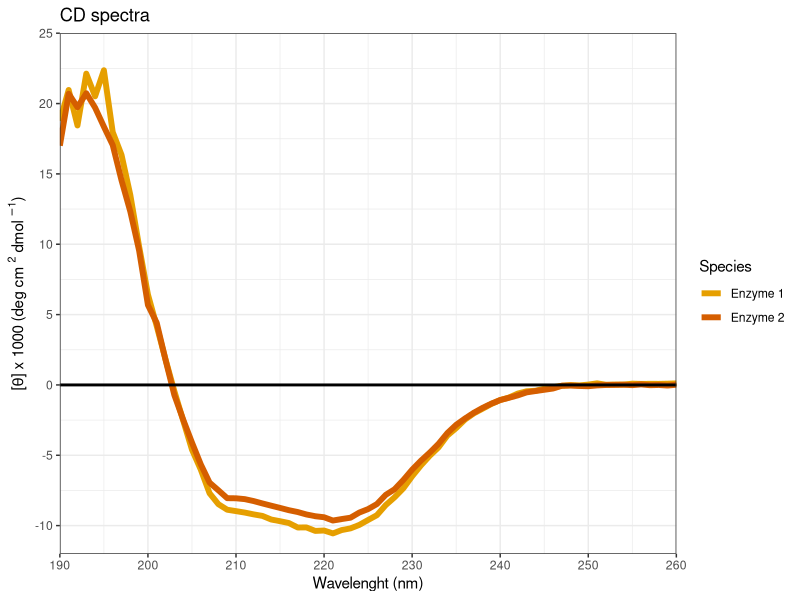
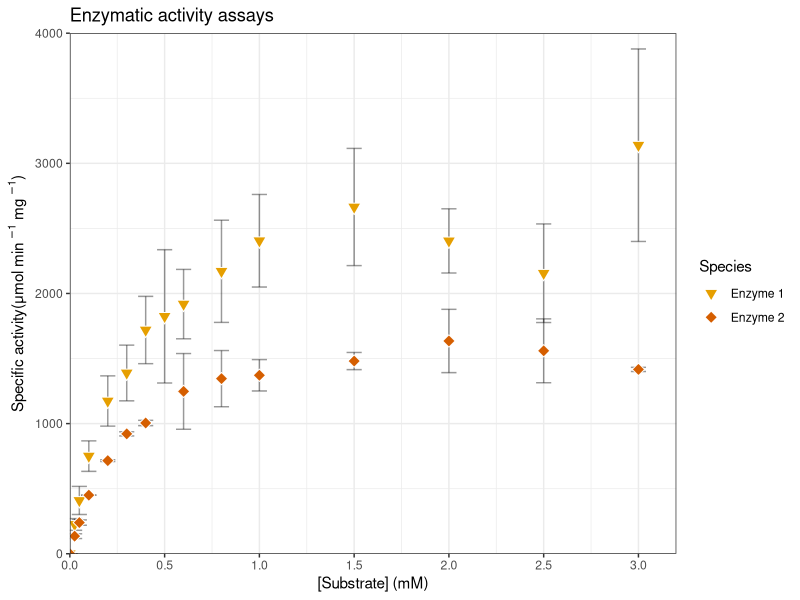
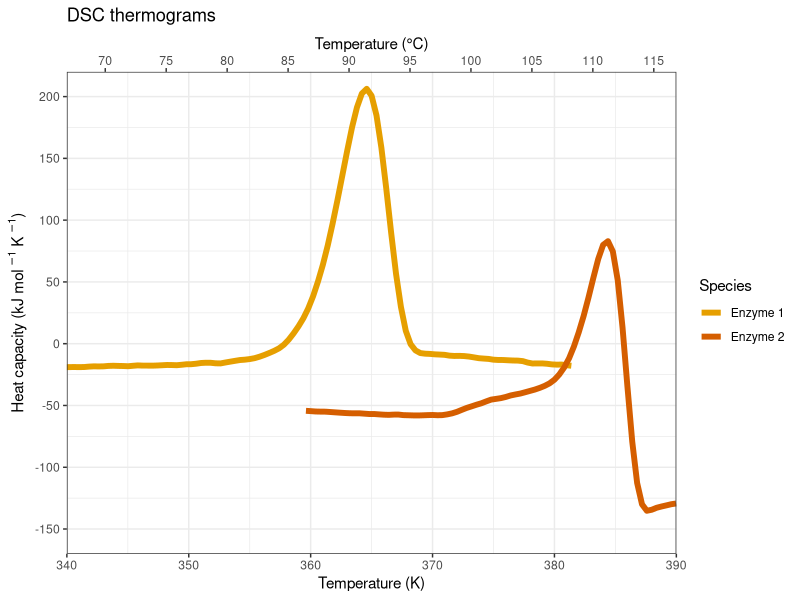
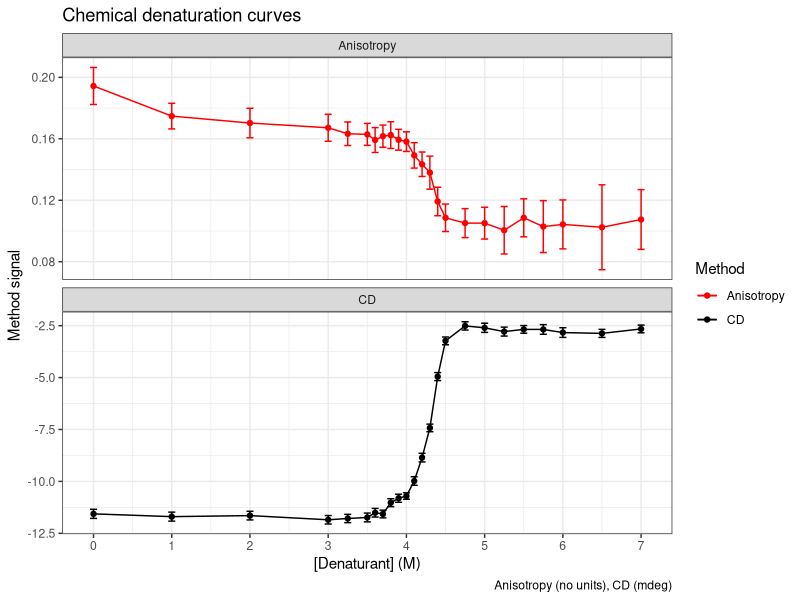

Here is the R script that generated these plots, in order:
## ---- chunk 1
knitr::opts_chunk$set(echo = TRUE)
## ---- chunk 2
library("readr")
library("readxl")
library("ggplot2")
theme_set(theme_bw())
## ---- chunk 3

#I choose some colors and shapes for each species beforehand from a colorblind-friendly palette. To simplify the scripts, here are some vectors for it
colorg <- c("#E69F00","#D55E00")
shapeg <- c(25, 23)

dc_data <- read.table("data/dichroism.txt", 
                      header = TRUE, 
                      sep = "/", 
                      stringsAsFactors = FALSE)

#CD data, Mean Residue Ellipticity ([theta]), is usually divided by 1000 to facilitate visualization
dc_data$Ellip_mod <- dc_data$Ellipticity / 1000

ggplot(data = dc_data, mapping = aes(x = Wavelength, y = Ellip_mod, color = Species, shape = Species)) +
  geom_line(size = 2) +
  geom_hline(yintercept = 0, size = 1) + #to add the reference line in y = 0
  scale_color_manual(values = colorg) +
  labs(title = "CD spectra",
       x = "Wavelenght (nm)",
       y = expression(paste("[",theta,"] x 1000 (deg cm "^{2}, " dmol "^{-1}, ")"))) + #{} are used to write things in superscripts, `expression()` also serves to add greek letters
  coord_cartesian(xlim = c(190, 260), ylim = c(-12, 25), expand = FALSE) + #To zoom the data accordingly
  #To specify the spacing between ticks
  scale_x_continuous(breaks = seq(190, 260, 10)) +
  scale_y_continuous(breaks = seq(-15, 25, 5))
## ---- chunk 4
cat_data <- read.delim("data/catalysis.txt", 
                       header = TRUE, 
                       stringsAsFactors = FALSE)

ggplot(data = cat_data, mapping = aes(x = Substrate, y = Specific.activity, fill = Species, shape = Species)) +
    geom_errorbar(aes(ymin = Specific.activity-SD, ymax = Specific.activity+SD), width = 0.08, alpha = 0.4) + #A good chance to practice the Stat chapter of DataCamp
  geom_point(color = "white", size = 3) +
  scale_fill_manual(values = colorg) + #Not color, but fill, serves the same purpose though.
  scale_shape_manual(values = shapeg) +
  labs(title = "Enzymatic activity assays",
       x = "[Substrate] (mM)",
       y = expression(paste("Specific activity(\u03bcmol min "^{-1}, " mg "^{-1},")"))) + #\u03bc is the greek letter micro in Unicode
  coord_cartesian(xlim = c(0, 3.2), ylim = c(0, 4000), expand = FALSE) +
  scale_x_continuous(breaks = seq(0, 3, 0.5)) +
  scale_y_continuous(breaks = seq(0, 4000, 1000))
## ---- chunk 5

names <- c("temp", "heat_cap", "Species")
dsc_data <- read_csv("data/calorimetry.csv", skip = 1, col_names = names) #It already has the column names in the first row, but I wanted to play a little bit

ggplot(data = dsc_data, mapping = aes(x = temp, y = heat_cap, color = Species)) +
  geom_line(size = 2) +
  scale_color_manual(values = colorg) + 
  labs(title = "DSC thermograms",
       x = "Temperature (K)",
       y = expression(paste("Heat capacity (kJ mol "^{-1}, " K "^{-1}, ")"))) +
  scale_x_continuous(sec.axis = sec_axis(~.-273.15, name = "Temperature (°C)", breaks = seq(70, 115, 5))) + #A good example of using secondary axis to improve the interpretation of a graph
  scale_y_continuous(breaks = seq(-150, 200, 50)) +
  coord_cartesian(xlim = c(340, 390), ylim = c(-170, 220), expand = FALSE)




## ---- chunk 6
print(excel_sheets("data/thermophiles.xlsx"))
## ---- chunk 7

#Only import the sheet called "Denaturant"
den_data <- read_excel("data/thermophiles.xlsx", sheet = "Denaturant")

ggplot(data = den_data, mapping = aes(x = Denaturant, y = Signal, fill = Method, color = Method)) +
  geom_point() +
  geom_line() +
  geom_errorbar(aes(ymin = Signal - SD, ymax = Signal + SD)) +
  scale_color_manual(values = c("red", "black")) +
  facet_wrap(vars(Method), scales = "free_y", ncol = 1) +
  labs(title = "Chemical denaturation curves",
       x = "[Denaturant] (M)",
       y = "Method signal",
       caption = "Anisotropy (no units), CD (mdeg)") +
  scale_x_continuous(breaks = seq(0, 7, 1))

